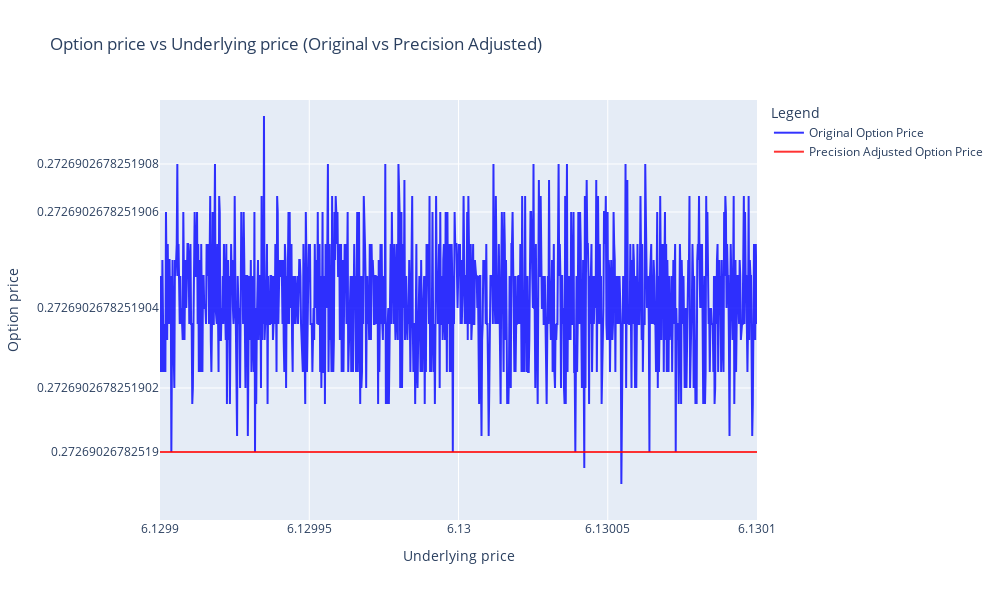

Source (notebook cell):
### Markdown cell above
### Delta

### Code cell
S_vect = np.linspace(S0 - 1e-4, S0 + 1e-4 , 1000)
price_vect = []
price_vect_adj = []

for S in S_vect:
    price_, _, _, _ = asian_option_pricer_MC(S0=S)
    price_vect.append(price_)
    price_adj_, _, _, _ = asian_option_pricer_MC_precision(S0=S)
    price_vect_adj.append(price_adj_)

# Create a subplot with two traces
fig = make_subplots(rows=1, cols=1)

# Add original data trace
fig.add_trace(pltgo.Scatter(x=S_vect, y=price_vect, mode='lines', name='Original Option Price', opacity=0.8, line=dict(color='blue')), row=1, col=1)

# Add precision-adjusted data trace
fig.add_trace(pltgo.Scatter(x=S_vect, y=price_vect_adj, mode='lines', name='Precision Adjusted Option Price', opacity=0.8, line=dict(color='red')), row=1, col=1)

# Update axis titles
fig.update_xaxes(title_text='Underlying price', row=1, col=1)
fig.update_yaxes(title_text='Option price', row=1, col=1)

# Update layout
fig.update_layout(title='Option price vs Underlying price (Original vs Precision Adjusted)', 
                  height=600, 
                  width=1000, 
                  legend_title='Legend')  # legend settings

# Show the plot
fig.show()

### Figure 1 — Plotly figure (JSON) as saved in the notebook; plotly's stock layout.template omitted (floating-point values rounded to 4 significant figures; data arrays with more than 128 entries replaced by an {"elided": "..."} marker saying what was removed)
{"data": [{"line": {"color": "blue"}, "mode": "lines", "name": "Original Option Price", "opacity": 0.8, "type": "scatter", "x": {"elided": "1000 float values"}, "xaxis": "x", "y": {"elided": "1000 float values"}, "yaxis": "y"}, {"line": {"color": "red"}, "mode": "lines", "name": "Precision Adjusted Option Price", "opacity": 0.8, "type": "scatter", "x": {"elided": "1000 float values"}, "xaxis": "x", "y": {"elided": "1000 float values"}, "yaxis": "y"}], "layout": {"height": 600, "legend": {"title": {"text": "Legend"}}, "title": {"text": "Option price vs Underlying price (Original vs Precision Adjusted)"}, "width": 1000, "xaxis": {"anchor": "y", "domain": [0, 1], "title": {"text": "Underlying price"}}, "yaxis": {"anchor": "x", "domain": [0, 1], "title": {"text": "Option price"}}}}
